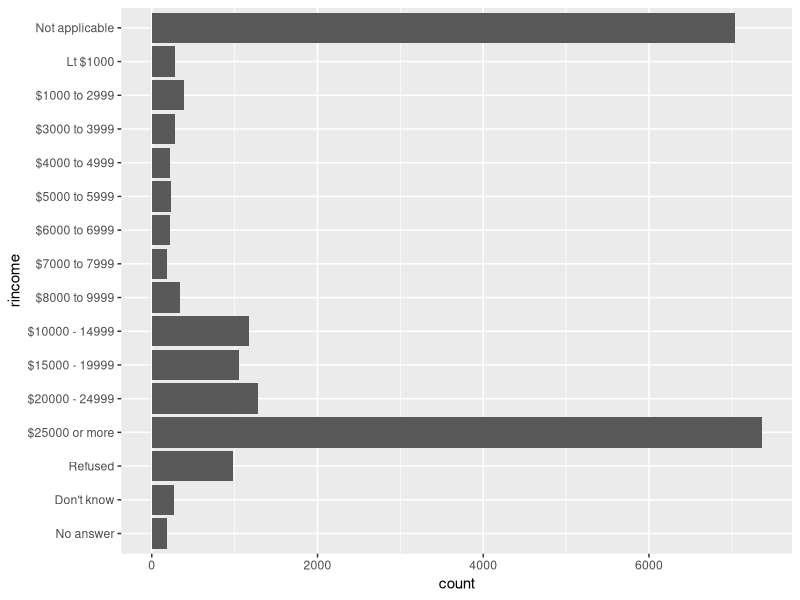
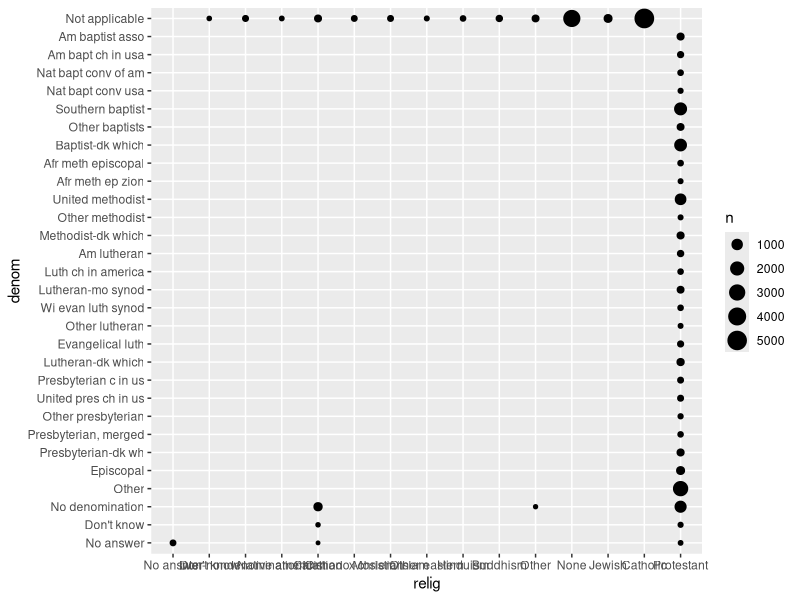

Write R code to recreate these figures, in order. (Note: this script raises an error after producing the figures.)
library(tidyverse)
library(forcats)

# 15.3.1.1
ggplot(gss_cat, aes(rincome)) +
  geom_bar() +
  coord_flip()
#  theme(axis.text.x = element_text(angle = 90))

# 15.3.1.2
gss_cat %>%
  group_by(relig) %>%
  count(sort = T)
gss_cat %>%
  group_by(partyid) %>%
  count(sort = T)

# 15.3.1.3
gss_cat %>%
  filter(!denom %in% c("No answer", "Other", "Don't know", "Not applicable",
                       "No denomination")) %>%
  group_by(relig) %>%
  count(sort = T)
  
gss_cat %>%
  count(relig, denom) %>%
  ggplot(aes(x = relig, y = denom, size = n)) +
  geom_point()



ggplot(relig_summary, aes(tvhours, fct_reorder(relig, tvhours))) +
  geom_point()

# 15.4.1.1
ggplot(gss_cat, aes(tvhours)) +
  geom_bar()

# 15.4.1.2
levels(gss_cat$marital)
levels(gss_cat$race)
levels(gss_cat$rincome)
levels(gss_cat$partyid)
levels(gss_cat$relig)
levels(gss_cat$marital)


gss_cat %>%
  mutate(partyid = fct_recode(partyid,
                              "Republican, strong"    = "Strong republican",
                              "Republican, weak"      = "Not str republican",
                              "Independent, near rep" = "Ind,near rep",
                              "Independent, near dem" = "Ind,near dem",
                              "Democrat, weak"        = "Not str democrat",
                              "Democrat, strong"      = "Strong democrat"
  ))
gss_cat %>%
  mutate(partyid = fct_collapse(partyid,
                                other = c("No answer", "Don't know", "Other party"),
                                rep = c("Strong republican", "Not str republican"),
                                ind = c("Ind,near rep", "Independent", "Ind,near dem"),
                                dem = c("Not str democrat", "Strong democrat")
  ))
gss_cat %>%
  mutate(relig = fct_lump(relig, n = 10)) %>%
  count(relig, sort = TRUE) %>%
  print(n = Inf)

# 15.5.1.1
gss_cat %>%
  mutate(partyid = fct_collapse(partyid,
                                Other = c("No answer", "Don't know", "Other party"),
                                Republican = c("Strong republican", "Not str republican"),
                                Independent = c("Ind,near rep", "Independent", "Ind,near dem"),
                                Democrat = c("Not str democrat", "Strong democrat")
  )) %>%
  group_by(year) %>%
  mutate(year_s = n()) %>%
  select(year, partyid, year_s) %>%
  group_by(year, partyid) %>%
  mutate(voters_s = n()) %>%
  unique() %>%
  mutate(prop = voters_s / year_s) %>%
  ggplot() +
    geom_line(mapping = aes(x = year, y = prop, color = partyid))

# 15.5.1.2

gss_cat %>%
  mutate(rincome = fct_collapse(rincome,
                                'Unknown' = c("No answer", "Don't know", "Refused", "Not applicable"),
                                'Lt 5000' = c("$5000 to 5999", "$4000 to 4999", "$3000 to 3999", "$1000 to 2999", "Lt $1000"),
                                '5000-10000' = c("$10000 - 14999", "$8000 to 9999", "$7000 to 7999", "$6000 to 6999"),
                                'Above 10000' = c("$25000 or more", "$20000 - 24999", "$15000 - 19999", "$10000 - 14999")
  ))













  